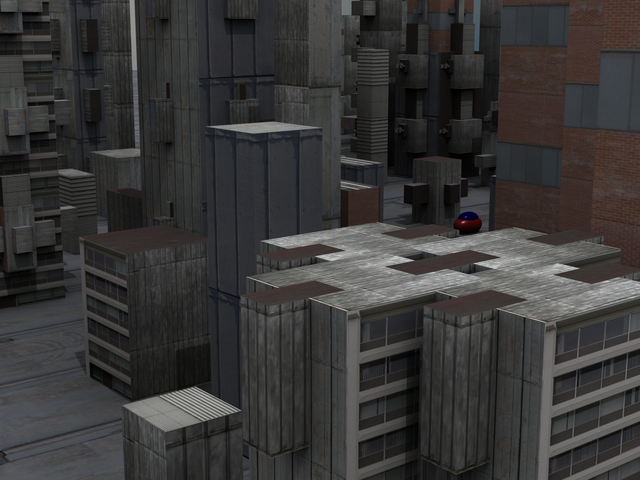
%> input picture legacy/motionEstimationGUI/data/frame10.png, 640 x 480 px
$ octave testMotionEstimatorClass.m   (GNU Octave 9; MATLAB toolbox functions it lacks are replaced by stand-ins)
%> lines starting %> are read from the running program, lines starting %| are printed output that depends on the picture
% Author Information:
% Hendrik Dirks
% Institute for Computational and Applied Mathematics
% University of Muenster, Germany
%
% Contact: hendrik.dirks@wwu.de
%
%
% Version 1.00
% Date: 2016-09-20

% MotionEstimator is copyright ©2016 by Hendrik Dirks and is distributed under the terms of the GNU General Public License (GPL) version 3 (or later).
%
% If you plan to distribute the software (commercially or not). Please contact me for more information.


clear all;close all;clc;
addpath(genpath(cd));
%%
image1 = imread(['data',filesep,'frame10.png']);
%> image1 is the input picture: size 480x640x3 uint8; mean R, G, B 56.4, 55.3, 55
image2 = imread(['data',filesep,'frame11.png']);
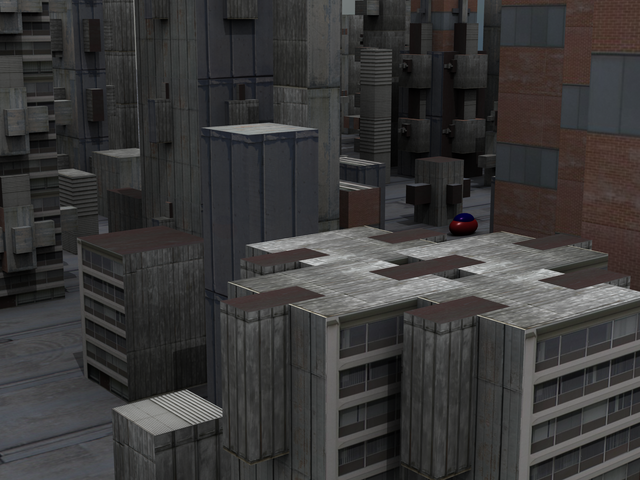
%> input picture legacy/motionEstimationGUI/data/frame11.png, 640 x 480 px
%> image2 is the input picture: size 480x640x3 uint8; mean R, G, B 56.9, 55.7, 55.4

if (size(image1,3)>1)
    image1 = rgb2gray(image1);
%> image1: size 480x640 uint8
    image2 = rgb2gray(image2);
%> image2: size 480x640 uint8
end

image1 = im2double(image1);
%> image1: size 480x640 double
image2 = im2double(image2);
%> image2: size 480x640 double

%resize image
image1 = imresize(image1,1);
image2 = imresize(image2,1);

figure(1);imagesc(image1)
%> after `imagesc(image1)`:
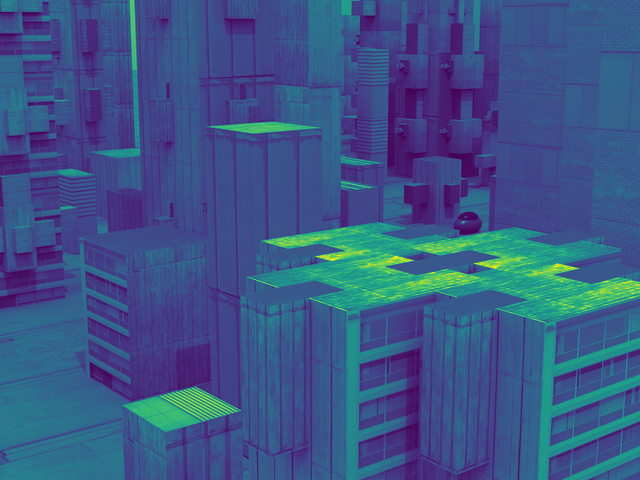
%> displayed picture: size 480x640x3, on the screen's scale of 0 to 255; mean R, G, B 58.8, 85.8, 134.2
figure(2);imagesc(image2)
%> after `imagesc(image2)`:
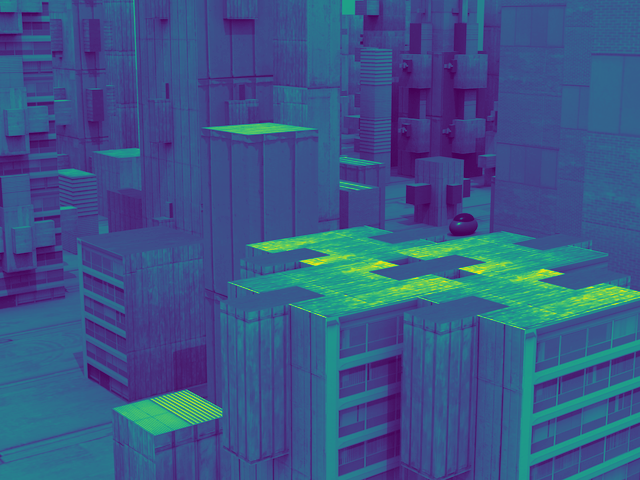
%> displayed picture: size 480x640x3, on the screen's scale of 0 to 255; mean R, G, B 58.6, 86.7, 134.2

%> (the run ends here)
